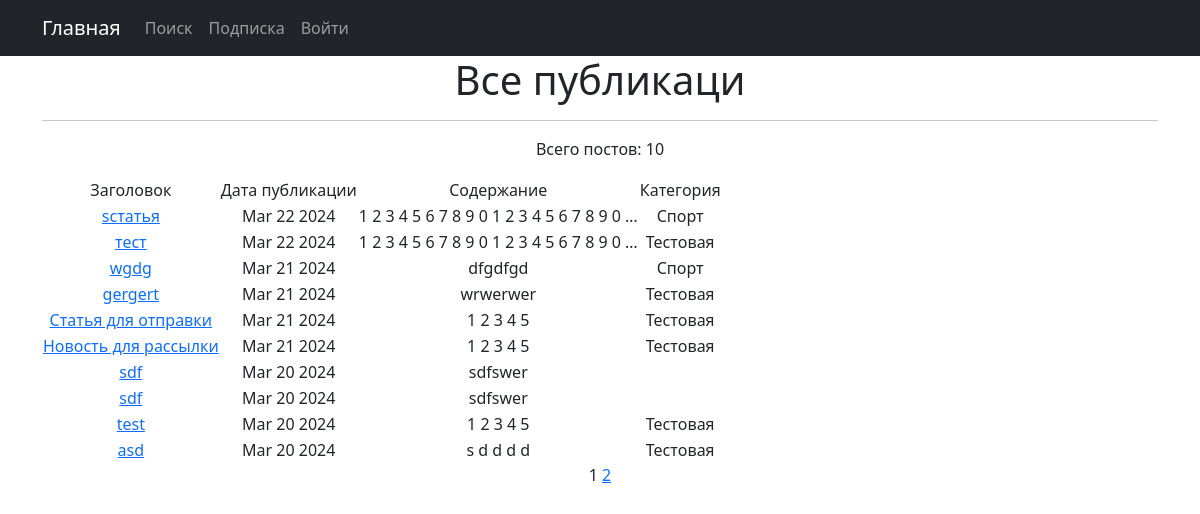
The app's page /posts/, older data.
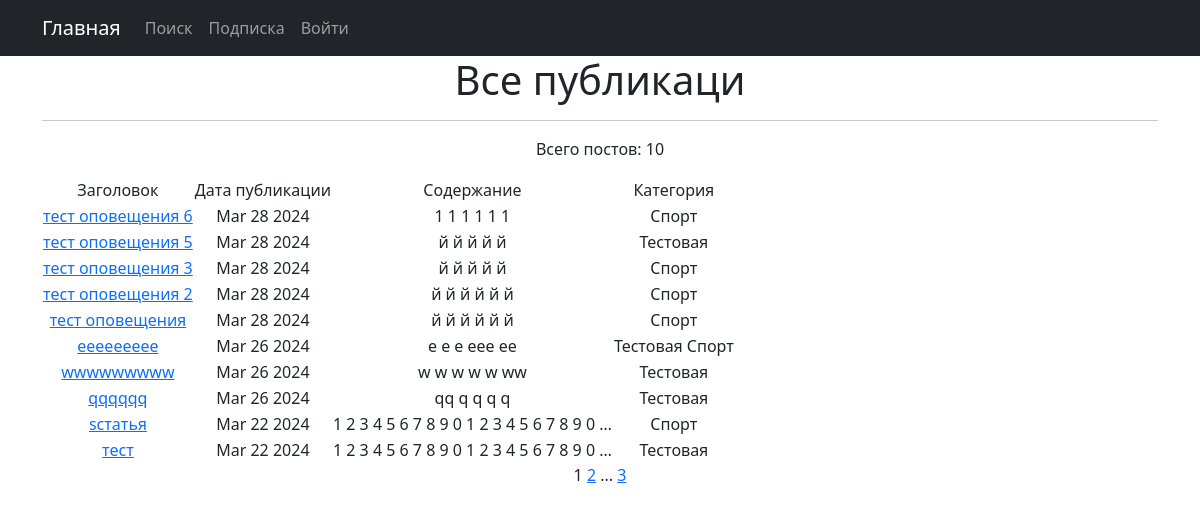
The same page, newer data.
### news/models.py (models this page shows, shortened)
class Post(models.Model):
    article = 'ARTICLE'
    news = 'NEWS'
    POST_TYPES = [
        (article, 'Статья'),
        (news, 'Новость')
    ]
    author = models.ForeignKey(Author, on_delete=models.CASCADE)
    type = models.CharField(max_length=255, choices=POST_TYPES, default=article)
    publication_time = models.DateTimeField(auto_now_add=True)
    category = models.ManyToManyField(Category, through='PostCategory')
    heading = models.CharField(max_length=255)
    text = models.TextField()
    rating = models.IntegerField(default=0)

class Category(models.Model):
    category_name = models.CharField(max_length=255, unique=True)

### news/views.py (the view)
# urls.py: path('posts/', NewsList.as_view(), name='news_list'),
class NewsList(ListView):
    model = Post
    ordering = '-publication_time'
    template_name = 'news.html'
    context_object_name = 'news'
    paginate_by = 10

### news/templatetags/custom_filters.py (called while the page is built)
@register.filter()
def censor(value):
    bad_words = ['козявка', 'негодяй', 'подлец', 'засранец']
    moder_text = value
    for i in value.split():
        if i.lower() in bad_words:
            print(len(i))
            word = i[0] + '*' * (len(i) - 1)
            moder_text = moder_text.replace(i, word)
    return moder_text

### news/templatetags/custom_tags.py (called while the page is built)
@register.simple_tag(takes_context=True)
def url_replace(context, **kwargs):
    d = context['request'].GET.copy()
    for k, v in kwargs.items():
        d[k] = v
    return d.urlencode()

### templates/news.html (shortened to what this page needs)
{% extends 'flatpages/default.html' %}
{% load custom_filters %}
{% load custom_tags %}
{% block content %}
    <h1>Все публикаци</h1>
   <hr>
   {% if news %}
    <p>Всего постов: {{news|length}}</p>
       <table>
           <tr>
               <td>Заголовок</td>
               <td>Дата публикации</td>
               <td>Содержание</td>
               <td>Категория</td>
           </tr>
           {% for post in news %}
           <tr>
               <td><a href={{post.pk}}>{{ post.heading|censor }}</a></td>
               <td>{{ post.publication_time|date:'M d Y' }}</td>
               <td>{{ post.text|censor|truncatewords:20}}</td>
               <td>{% for category in post.category.all %}
                   {{ category.category_name }}
                    {% endfor %}
               </td>
           </tr>
           {% endfor %}
       </table>
   {% else %}
       <h2>Нет записей(</h2>
   {% endif %}
   {{ page_obj.number }}
   {% if page_obj.has_next %}
       <a href="?{% url_replace page=page_obj.next_page_number %}">{{ page_obj.next_page_number }}</a>
       {% if paginator.num_pages != page_obj.next_page_number %}
           ...
           <a href="?{% url_replace page=page_obj.paginator.num_pages %}">{{ page_obj.paginator.num_pages }}</a>
       {% endif %}
   {% endif %}
{% endblock content %}

Row changes from the older to the newer data that the page shows:
no longer on this page (row unchanged): Post: heading|censor "wgdg", publication_time "Mar 21 2024", text|censor "dfgdfgd", Category (category_name "Спорт")
no longer on this page (row unchanged): Post: heading|censor "gergert", publication_time "Mar 21 2024", text|censor "wrwerwer", Category (category_name "Тестовая")
no longer on this page (row unchanged): Post: heading|censor "Статья для отправки", publication_time "Mar 21 2024", text|censor "1 2 3 4 5", Category (category_name "Тестовая")
no longer on this page (row unchanged): Post: heading|censor "Новость для рассылки", publication_time "Mar 21 2024", text|censor "1 2 3 4 5", Category (category_name "Тестовая")
no longer on this page (row unchanged): Post: heading|censor "sdf", publication_time "Mar 20 2024", text|censor "sdfswer"
no longer on this page (row unchanged): Post: heading|censor "sdf", publication_time "Mar 20 2024", text|censor "sdfswer"
no longer on this page (row unchanged): Post: heading|censor "test", publication_time "Mar 20 2024", text|censor "1 2 3 4 5", Category (category_name "Тестовая")
no longer on this page (row unchanged): Post: heading|censor "asd", publication_time "Mar 20 2024", text|censor "s d d d d", Category (category_name "Тестовая")
added Post: heading|censor "тест оповещения 6", publication_time "Mar 28 2024", text|censor "1 1 1 1 1 1", Category (category_name "Спорт")
added Post: heading|censor "тест оповещения 5", publication_time "Mar 28 2024", text|censor "й й й й й", Category (category_name "Тестовая")
added Post: heading|censor "тест оповещения 3", publication_time "Mar 28 2024", text|censor "й й й й й", Category (category_name "Спорт")
added Post: heading|censor "тест оповещения 2", publication_time "Mar 28 2024", text|censor "й й й й й й", Category (category_name "Спорт")
added Post: heading|censor "тест оповещения", publication_time "Mar 28 2024", text|censor "й й й й й й", Category (category_name "Спорт")
added Post: heading|censor "eeeeeeeee", publication_time "Mar 26 2024", text|censor "e e e eee ee", Category (category_name "Тестовая"), Category (category_name "Спорт")
added Post: heading|censor "wwwwwwwww", publication_time "Mar 26 2024", text|censor "w w w w w ww", Category (category_name "Тестовая")
added Post: heading|censor "qqqqqq", publication_time "Mar 26 2024", text|censor "qq q q q q", Category (category_name "Тестовая")
Text that changed along with them:
{{ page_obj.paginator.num_pages }}: (not shown) → "3"
